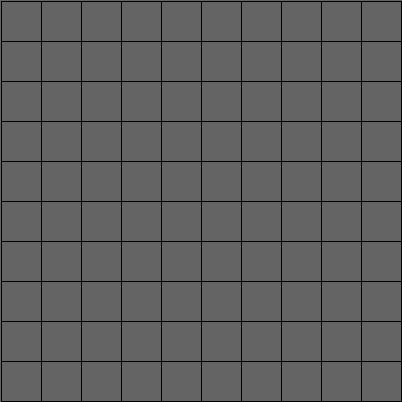
Frame 1 (no input)
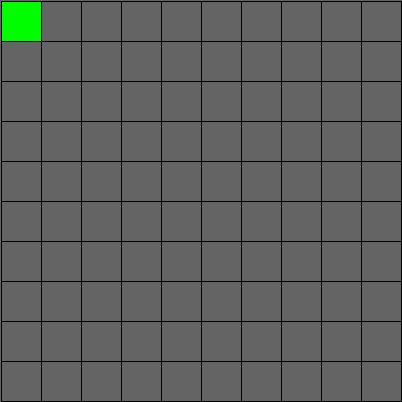
Frame 60 (the mouse pressed at the canvas centre just before this capture)
Frame 120 (the mouse held since frame 60 and released just before this capture): identical to frame 1, image omitted

The Processing sketch that drew these frames (run headless with seeded random() and noise(); from frame 60 on, the mouse is pressed at the canvas centre):

// Processing sketch: minesweeper
// ── minesweeper.pde
int cols,rows; 

int w=40;

Cell[] grid;

int bombCount=10;

Status gameStatus=Status.NOT_STARTED; // 0 in-progress 1-win 2-game over
 
int currentCellInd;

int flickTime = 300; // 500 ms o'chib yonishi uchun
int timer;


void setup() {
  size(402, 402);
  //fullScreen();
  cols = floor(width/w); 
  rows = floor(height/w);
  int n=(int) cols*rows;
  grid = new Cell[n];
  for (int j =  0; j < rows; j++) {
    for (int i = 0; i < cols; i++) {
      Cell cell = new Cell(i,j); 
      grid[index(i,j)]=cell;
    }
  }
  // frameRate(1);
   //grid[0].status=1;
  currentCellInd=0;
  
  timer = millis();
  
  setBombs(bombCount);  
  calculateHints();
  
  
}

void draw() {
  background(100);
  int closeCount=0;
  for (Cell cell : grid){
    cell.show();
    if (cell.status == 0){
      closeCount++;
    }
  }
  if (millis() - timer > flickTime){
    if (currentCellInd>=0 && currentCellInd<grid.length){
      grid[currentCellInd].lightOn = !grid[currentCellInd].lightOn;
    }
    timer = millis();
    //println("flicked");
  }
  
  if (closeCount == bombCount){
    gameStatus = Status.WIN;
    //println("You win");
  } else {
    //println("closeCount",closeCount);
  }

}

void keyReleased(){
  if (key == 'a'){
    currentCellInd = constrain(currentCellInd,0,grid.length-1);
    grid[currentCellInd].lightOn = false;
    currentCellInd = constrain(currentCellInd-1,0,grid.length-1);
  }
  if (key == 'w'){
    currentCellInd = constrain(currentCellInd,0,grid.length-1);
    grid[currentCellInd].lightOn = false;
    currentCellInd=constrain(currentCellInd-cols,0,grid.length-1);
  }
  if (key == 's'){
    currentCellInd = constrain(currentCellInd,0,grid.length-1);
    grid[currentCellInd].lightOn = false;
    currentCellInd=constrain(currentCellInd+cols,0,grid.length-1);
  }
  if (key == 'd'){
    currentCellInd = constrain(currentCellInd,0,grid.length-1);
    grid[currentCellInd].lightOn = false;
    currentCellInd=constrain(currentCellInd+1,0,grid.length-1);;
  }
  if (keyCode == 32 || key == 'f'){ // SPACE 
    //int col = floor((mouseX-2)/w);
    //int row = floor((mouseY-2)/w);
    //Cell cell = index(row,col) == -1 ? null :  grid[index(row,col)];
    Cell cell = grid[currentCellInd];
    if (cell != null && gameStatus == Status.NOT_STARTED){
      gameStatus = Status.IN_PROGRESS;
    }
    println(gameStatus);
    if (cell != null && gameStatus.equals(Status.IN_PROGRESS)){
        println(gameStatus);  
        println(cell.i+" " + cell.j);
        if (key == 'f'){
          // set flag or unset flag bomb found
          println(114);
          cell.bombFound=true;
        } 
        else {
        // open cell
        cell.status=1;
        if (cell.hasBomb){
          print("GAME OVER");
          showFullBoard();
          gameStatus = Status.GAME_OVER;
        }
        else if (cell.hint==0){
          openNeighbors(cell);
        }
      }
    
    } else if (gameStatus != Status.IN_PROGRESS) {
      println("Game ended please restart over");
    }  
  }
  //println(keyCode);
}

//void mouseClicked(MouseEvent event) {
//   println(event);

//  // find which cell clicked
//  int col = floor((mouseX-2)/w);
//  int row = floor((mouseY-2)/w);
//  Cell cell = index(col,row) == -1 ? null :  grid[index(col,row)];
//  if (cell != null && gameStatus == Status.NOT_STARTED){
//    gameStatus = Status.IN_PROGRESS;
//  }
//  println(gameStatus);
//  if (cell != null && gameStatus.equals(Status.IN_PROGRESS)){
//      println(gameStatus);  
//      println(cell.i+" " + cell.j);
//      if (mousePressed && mouseButton == RIGHT){
//        // set flag or unset flag bomb found
//        println(114);
//        cell.bombFound=true;
//      } 
//      if (mousePressed && mouseButton == LEFT) {
//      // open cell
//      cell.status=1;
//      if (cell.hasBomb){
//        print("GAME OVER");
//        showFullBoard();
//        gameStatus = Status.GAME_OVER;
//      }
//      else if (cell.hint==0){
//        openNeighbors(cell);
//      }
//    }
  
//  } else if (gameStatus != Status.IN_PROGRESS) {
//    println("Game ended please restart over");
//  }  
//}

// ── Cell.pde
class Cell {
  public int i;
  public int j;
  public boolean hasBomb=false;
  public int hint = 0;
  public int status = 0;  // 0 close 1 open
  public boolean bombFound = false;
  public boolean lightOn = false;
  
  public Cell(int i,int j){
    this.i=i;
    this.j=j;
  }
  //this.i=i;
  //this.j=j;
  // this.walls = [true,true,true,true]; // top,right,bottom,left
  // this.visited=false;
  //this.hasBomb=false;
  //this.hint = 0;
  //this.status=0;  // 0 close 1 open
  //this.bombFound=false;

  public void show (){
    int x = this.i*w+1; // 2 for outer wall
    int y = this.j*w+1; // 2 for outer wall
    stroke(0);
    // if (this.walls[0]){
      line(x,y,x+w,y);      
    // }
    // if (this.walls[1]){
      line(x+w,y,x+w,y+w);
    // }
    // if (this.walls[2]){
      line(x+w,y+w,x,y+w);
    // }
    // if (this.walls[3]){
      line(x,y+w,x,y);
    // }

    if (this.status == 1){
      noStroke();
      fill(100);
      rect(x,y,w,w);
      if (this.hasBomb){
        fill(127,127,127);
        ellipse(x+w/2,y+w/2,w*0.5,w*0.5);
      }
      else if (this.hint>0){
         textSize(w*0.7);
         fill(50);
         text(this.hint, x+w*0.3, y+w*0.75); 
      } 
    } else if (this.bombFound){
        noStroke();
        fill(253,0,0);  
        rect(x,y,w,w);
    }
    if (this.lightOn){
        fill(0,253,0);
        rect(x,y,w,w);
    }
  }

  public boolean hasntNearBomb(){
    return this.hint == 0;
  }

  public boolean isClose(){
    return this.status == 0;
  }

}

// ── Status.pde
enum Status { NOT_STARTED, IN_PROGRESS, WIN, GAME_OVER }  

// ── Utils.pde
int calcHintOfCell(Cell cell){
  int ci=cell.i;
  int cj=cell.j;
  int hint = 0;
  for (int i=-1;i<2;i++){
    for (int j=-1;j<2;j++){
      if (i==0 && j==0){
        continue;
      }
      Cell cellx = index(ci+i,cj+j) == -1 ? null : grid[index(ci+i,cj+j)];
      if (cellx != null && cellx.hasBomb){
        hint++;
      }
    }
  }
  return hint;
}

 int[] shuffle(int[] array) {
   int currentIndex = array.length,  randomIndex;

   // While there remain elements to shuffle...
   while (currentIndex != 0) {

     // Pick a remaining element...
     randomIndex = (int)floor(random(currentIndex));
     currentIndex--;

     swap(array,currentIndex,randomIndex);
   }

   return array;
 }

void swap(int[] arr,int i,int j){
  int c=arr[i];
  arr[i]=arr[j];
  arr[j]=c;
}

int index(int i, int j){
  if (i<0 || j<0 || i>cols-1 || j>rows-1){
    return -1;
  }
  return i + j * cols;
}


void calculateHints(){
  for (Cell cell : grid){
    cell.hint = calcHintOfCell(cell);
  }
}


int[] spliceArr(int[] arr,int start,int num){
  int[] arr2 = new int[num];
  
  for (int i=0;i<num;i++){
    arr2[i]=arr[start+i];
  }
  
  return arr2;
}

int[] getRandomNumbers(int num){
  int[] numbers =new int[grid.length];
  for (int i=0;i<grid.length;i++){
    numbers[i]=i;
  }
  numbers=shuffle(numbers);
  return spliceArr(numbers,0,num);
}



void openNeighbors(Cell current_cell){
  for (int i=-1;i<2;i++){
    for (int j=-1;j<2;j++){
      if (i==0 && j==0){
        continue;
      }
      Cell cell = index(current_cell.i+i,current_cell.j+j) == -1 ? null :  grid[index(current_cell.i+i,current_cell.j+j)];
      if (cell != null && !cell.hasBomb && cell.status==0){
        cell.status=1;
        if (cell.hasntNearBomb()){
          openNeighbors(cell);
        }
      }
    }
  }  
}

void showFullBoard(){
  for (Cell cell : grid){
    cell.status=1;
  }
}


void clearCells(){
  for (Cell cell : grid){
    cell.hasBomb=false;
    cell.hint=0;
  }
}

void setBombs(int num){
  clearCells();
  int[] numbers = getRandomNumbers(num);

  for (int n : numbers){
    grid[n].hasBomb=true;
  }
}
